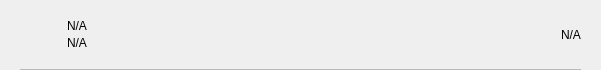
<?xml version="1.0" encoding="UTF-8"?>
<ui version="4.0">
 <class>TxRow</class>
 <widget class="QWidget" name="TxRow">
  <property name="geometry">
   <rect>
    <x>0</x>
    <y>0</y>
    <width>601</width>
    <height>70</height>
   </rect>
  </property>
  <property name="minimumSize">
   <size>
    <width>0</width>
    <height>40</height>
   </size>
  </property>
  <property name="windowTitle">
   <string>Form</string>
  </property>
  <layout class="QVBoxLayout" name="verticalLayout_3">
   <property name="spacing">
    <number>0</number>
   </property>
   <property name="leftMargin">
    <number>0</number>
   </property>
   <property name="topMargin">
    <number>0</number>
   </property>
   <property name="rightMargin">
    <number>0</number>
   </property>
   <property name="bottomMargin">
    <number>0</number>
   </property>
   <item>
    <widget class="QWidget" name="rowContainer" native="true">
     <layout class="QVBoxLayout" name="verticalLayout_2">
      <property name="spacing">
       <number>9</number>
      </property>
      <property name="leftMargin">
       <number>20</number>
      </property>
      <property name="topMargin">
       <number>9</number>
      </property>
      <property name="rightMargin">
       <number>20</number>
      </property>
      <property name="bottomMargin">
       <number>0</number>
      </property>
      <item>
       <widget class="QFrame" name="frame">
        <property name="styleSheet">
         <string notr="true">border:none;</string>
        </property>
        <property name="frameShape">
         <enum>QFrame::StyledPanel</enum>
        </property>
        <property name="frameShadow">
         <enum>QFrame::Raised</enum>
        </property>
        <layout class="QHBoxLayout" name="horizontalLayout" stretch="0,2,0">
         <property name="leftMargin">
          <number>0</number>
         </property>
         <property name="topMargin">
          <number>0</number>
         </property>
         <property name="rightMargin">
          <number>0</number>
         </property>
         <property name="bottomMargin">
          <number>0</number>
         </property>
         <item>
          <widget class="QPushButton" name="icon">
           <property name="focusPolicy">
            <enum>Qt::NoFocus</enum>
           </property>
           <property name="styleSheet">
            <string notr="true">border:none;</string>
           </property>
           <property name="text">
            <string/>
           </property>
           <property name="iconSize">
            <size>
             <width>28</width>
             <height>28</height>
            </size>
           </property>
          </widget>
         </item>
         <item>
          <layout class="QVBoxLayout" name="verticalLayout">
           <property name="spacing">
            <number>3</number>
           </property>
           <property name="leftMargin">
            <number>9</number>
           </property>
           <item>
            <widget class="PrivateQLabel" name="lblAddress">
             <property name="styleSheet">
              <string notr="true"/>
             </property>
             <property name="text">
              <string notr="true">N/A</string>
             </property>
             <property name="alignment">
              <set>Qt::AlignBottom|Qt::AlignLeading|Qt::AlignLeft</set>
             </property>
            </widget>
           </item>
           <item>
            <widget class="PrivateQLabel" name="lblDate">
             <property name="styleSheet">
              <string notr="true"/>
             </property>
             <property name="text">
              <string notr="true">N/A</string>
             </property>
             <property name="alignment">
              <set>Qt::AlignLeading|Qt::AlignLeft|Qt::AlignTop</set>
             </property>
            </widget>
           </item>
          </layout>
         </item>
         <item>
          <widget class="PrivateQLabel" name="lblAmount">
           <property name="styleSheet">
            <string notr="true"/>
           </property>
           <property name="text">
            <string notr="true">N/A</string>
           </property>
          </widget>
         </item>
        </layout>
       </widget>
      </item>
      <item>
       <widget class="QLabel" name="lblDivisory">
        <property name="minimumSize">
         <size>
          <width>0</width>
          <height>1</height>
         </size>
        </property>
        <property name="maximumSize">
         <size>
          <width>16777215</width>
          <height>1</height>
         </size>
        </property>
        <property name="styleSheet">
         <string notr="true">background-color:#bababa;</string>
        </property>
        <property name="text">
         <string/>
        </property>
        <property name="alignment">
         <set>Qt::AlignBottom|Qt::AlignLeading|Qt::AlignLeft</set>
        </property>
       </widget>
      </item>
     </layout>
    </widget>
   </item>
  </layout>
 </widget>
 <customwidgets>
  <customwidget>
   <class>PrivateQLabel</class>
   <extends>QLabel</extends>
   <header>qt/nakam/privatelabel.h</header>
   <container>0</container>
  </customwidget>
 </customwidgets>
 <resources/>
 <connections/>
</ui>
